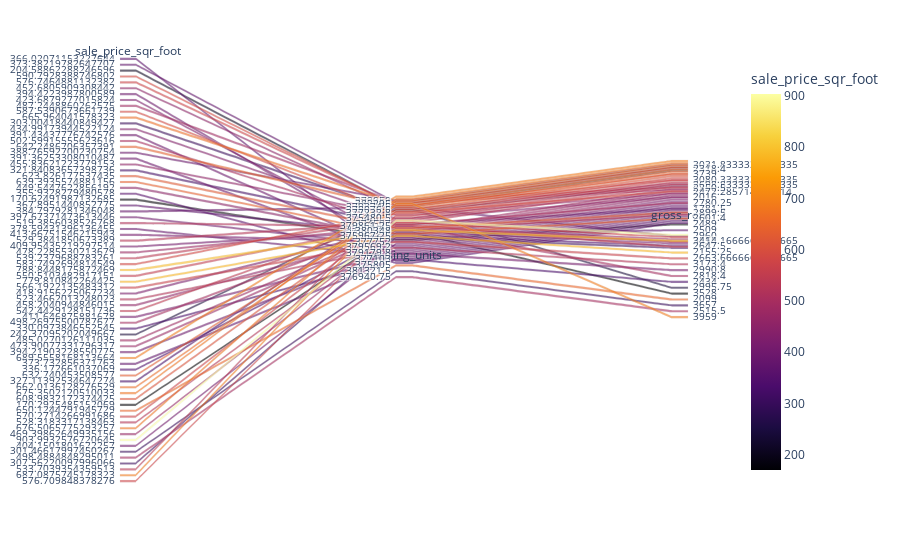

The code cell stored with this chart in its notebook:
### Code cell
# Parallel Categories Plot
px.parallel_categories(
    neighborhood_price,
    dimensions=['sale_price_sqr_foot','housing_units','gross_rent'],
    color='sale_price_sqr_foot',
    color_continuous_scale=px.colors.sequential.Inferno,)
    #labels={
        #"neighborhood": "Neighborhood",
       # "sale_price_sqr_foot": "Sale Price per Square Foot",
       # "housing_units": "Housing Units",
       # "gross_rent": "Gross Rent"
            
   # })
